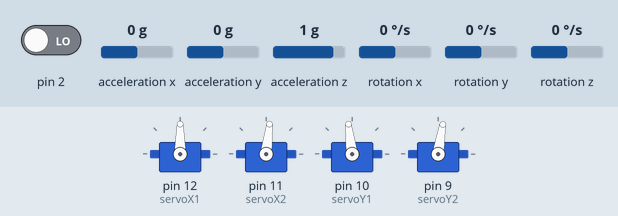
This sketch was run on a simulated Arduino Uno, built with avr-gcc and run on an emulated ATmega328P. Shown: 4 × servo. The test bench sets the inputs (shaded band); at power-on: rotation z 0 °/s, acceleration x 0 g, acceleration z 1 g, acceleration y 0 g, pin 2 LOW, rotation x 0 °/s, rotation y 0 °/s. The sensor or clock chip raises its interrupt line as the real part does; what the sketch prints to the serial monitor is not drawn.

Above: at 1.7 s.
1.8 s: rotation z set to -192 °/s
At 2.5 s:
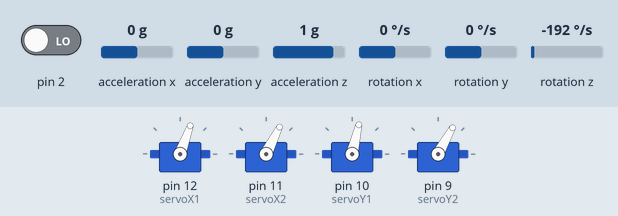
At 3.2 s:
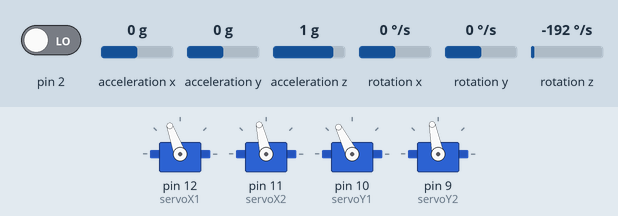
4.8 s: acceleration x set to -1.4 g
At 6.3 s:
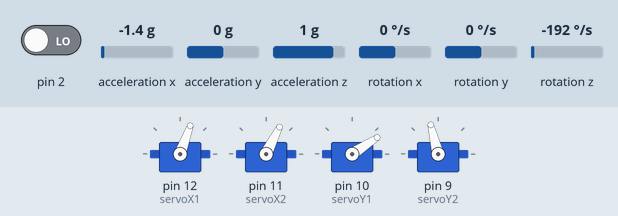
7.8 s: acceleration z set to -0.8 g
At 9.7 s:
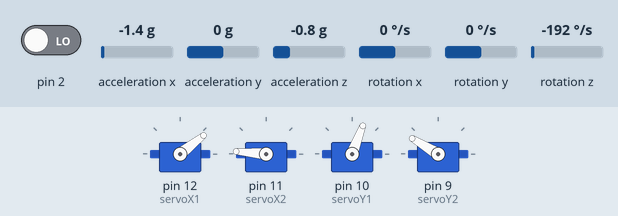
10.8 s: acceleration y set to -1.4 g
13.8 s: acceleration y set to 0 g
16.8 s: acceleration x set to -0.8 g
Timing chart, 0 to 35.7 s (numbered marks = the images above; inputs shaded):
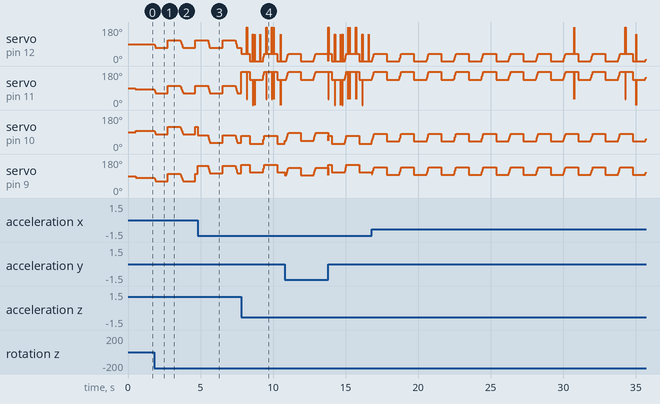

The sketch:

RocketFULLDemo.ino
```cpp
#include <Wire.h>

#include <Servo.h>

#include "I2Cdev.h"

#include "MPU6050_6Axis_MotionApps20.h"
#if I2CDEV_IMPLEMENTATION == I2CDEV_ARDUINO_WIRE
    #include "Wire.h"
#endif

MPU6050 mpu;

#define OUTPUT_READABLE_YAWPITCHROLL


// MPU control/status vars
bool dmpReady = false;  // set true if DMP init was successful
uint8_t mpuIntStatus;   // holds actual interrupt status byte from MPU
uint8_t devStatus;      // return status after each device operation (0 = success, !0 = error)
uint16_t packetSize;    // expected DMP packet size (default is 42 bytes)
uint16_t fifoCount;     // count of all bytes currently in FIFO
uint8_t fifoBuffer[64]; // FIFO storage buffer

// orientation/motion vars
Quaternion q;           // [w, x, y, z]         quaternion container
VectorFloat gravity;    // [x, y, z]            gravity vector
float ypr[3];           // [yaw, pitch, roll]   yaw/pitch/roll container and gravity vector


volatile bool mpuInterrupt = false;     // indicates whether MPU interrupt pin has gone high
void dmpDataReady() {
    mpuInterrupt = true;
}

//MY VARIABLES

Servo servoX1, servoX2, servoY1, servoY2;

int rollAmount;
int pitchAmount;
int yawAmount;

int offset[4] = {-9, 7, -7, 0}; // 9, 10, 11, 12


void setup() {

    servoX1.attach(12);
    servoX2.attach(11);
    servoY1.attach(10);
    servoY2.attach(9);

    // join I2C bus (I2Cdev library doesn't do this automatically)
    #if I2CDEV_IMPLEMENTATION == I2CDEV_ARDUINO_WIRE
        Wire.begin();
        TWBR = 24; // 400kHz I2C clock (200kHz if CPU is 8MHz)
    #elif I2CDEV_IMPLEMENTATION == I2CDEV_BUILTIN_FASTWIRE
        Fastwire::setup(400, true);
    #endif

    // initialize serial communication
    Serial.begin(115200);

    // initialize device
    Serial.println(F("Initializing I2C devices..."));
    mpu.initialize();

    // verify connection
    Serial.println(F("Testing device connections..."));
    Serial.println(mpu.testConnection() ? F("MPU6050 connection successful") : F("MPU6050 connection failed"));


    // load and configure the DMP
    Serial.println(F("Initializing DMP..."));
    devStatus = mpu.dmpInitialize();

    // supply your own gyro offsets here, scaled for min sensitivity
    mpu.setXGyroOffset(220);
    mpu.setYGyroOffset(76);
    mpu.setZGyroOffset(-85);
    mpu.setZAccelOffset(1788); // 1688 factory default for my test chip

    // make sure it worked (returns 0 if so)
    if (devStatus == 0) {
        // turn on the DMP, now that it's ready
        Serial.println(F("Enabling DMP..."));
        mpu.setDMPEnabled(true);

        // enable Arduino interrupt detection
        Serial.println(F("Enabling interrupt detection (Arduino external interrupt 0)..."));
        attachInterrupt(0, dmpDataReady, RISING);
        mpuIntStatus = mpu.getIntStatus();

        // set our DMP Ready flag so the main loop() function knows it's okay to use it
        Serial.println(F("DMP ready! Waiting for first interrupt..."));
        dmpReady = true;

        // get expected DMP packet size for later comparison
        packetSize = mpu.dmpGetFIFOPacketSize();
    } else {
        // ERROR!
        // 1 = initial memory load failed
        // 2 = DMP configuration updates failed
        // (if it's going to break, usually the code will be 1)
        Serial.print(F("DMP Initialization failed (code "));
        Serial.print(devStatus);
        Serial.println(F(")"));
    }
}


void loop() {
    // if programming failed, don't try to do anything
    if (!dmpReady) return;

    // wait for MPU interrupt or extra packet(s) available
    while (!mpuInterrupt && fifoCount < packetSize) {

        //180 - (rollAmount + 90 + pitchAmount)

        servoX1.write((rollAmount * 0.8 + 90) + offset[3] - yawAmount);
        servoX2.write((90 - 0.8 * rollAmount) + offset[2] - yawAmount);

        servoY1.write((pitchAmount * 0.8 + 90) + offset[1] - yawAmount);
        servoY2.write((90 - 0.8 * pitchAmount) + offset[0] - yawAmount);


    }

    mpuInterrupt = false;
    mpuIntStatus = mpu.getIntStatus();

    fifoCount = mpu.getFIFOCount();

    // check for overflow (this should never happen unless our code is too inefficient)
    if ((mpuIntStatus & 0x10) || fifoCount == 1024) {
        // reset so we can continue cleanly
        mpu.resetFIFO();
        Serial.println(F("FIFO overflow!"));

    // otherwise, check for DMP data ready interrupt (this should happen frequently)
    } else if (mpuIntStatus & 0x02) {
        // wait for correct available data length, should be a VERY short wait
        while (fifoCount < packetSize) fifoCount = mpu.getFIFOCount();

        // read a packet from FIFO
        mpu.getFIFOBytes(fifoBuffer, packetSize);

        // track FIFO count here in case there is > 1 packet available
        // (this lets us immediately read more without waiting for an interrupt)
        fifoCount -= packetSize;


//IMPORTANT! THIS IS WHERE YPR IS PRINTED
        #ifdef OUTPUT_READABLE_YAWPITCHROLL
            // display Euler angles in degrees

            mpu.dmpGetQuaternion(&q, fifoBuffer);
            mpu.dmpGetGravity(&gravity, &q);
            mpu.dmpGetYawPitchRoll(ypr, &q, &gravity);

            if((int)((ypr[0] * 180/M_PI)) < -20){
              yawAmount = -20;
            }else if((int)(ypr[0] * 180/M_PI) > 20){
              yawAmount = 20;
            }else{
              yawAmount = (int)(ypr[0] * 180/M_PI);
            }

            if((int)((ypr[1] * 180/M_PI)) < -90){
              pitchAmount = -90;
            }else if((int)(ypr[1] * 180/M_PI) > 90){
              pitchAmount = 90;
            }else{
              pitchAmount = (int)(ypr[1] * 180/M_PI);
            }

            if((int)((ypr[2] * 180/M_PI)) < -90){
              rollAmount = -90;
            }else if((int)(ypr[2] * 180/M_PI) > 90){
              rollAmount = 90;
            }else{
              rollAmount = (int)(ypr[2] * 180/M_PI);
            }

        #endif

     }
}
```

Measured:
- after the input at 1.8 s, servo on pin 12 (servoX1): ramps from 110° to 70° and jumps back, once every 1.9 s; servo on pin 11 (servoX2): ramps from 103° to 63° and jumps back, once every 1.9 s
